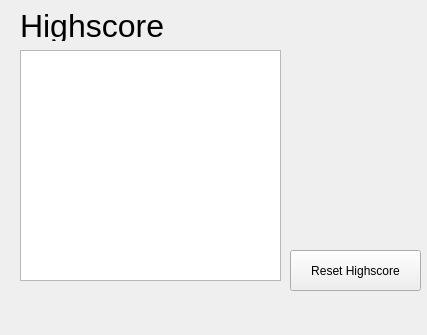
<?xml version="1.0" encoding="UTF-8"?>
<ui version="4.0">
 <class>Highscore</class>
 <widget class="QWidget" name="Highscore">
  <property name="geometry">
   <rect>
    <x>0</x>
    <y>0</y>
    <width>427</width>
    <height>335</height>
   </rect>
  </property>
  <property name="windowTitle">
   <string>Form</string>
  </property>
  <widget class="QListWidget" name="lwHighscore">
   <property name="geometry">
    <rect>
     <x>20</x>
     <y>50</y>
     <width>261</width>
     <height>231</height>
    </rect>
   </property>
  </widget>
  <widget class="QLabel" name="lblHighscore">
   <property name="geometry">
    <rect>
     <x>20</x>
     <y>10</y>
     <width>161</width>
     <height>31</height>
    </rect>
   </property>
   <property name="font">
    <font>
     <pointsize>24</pointsize>
    </font>
   </property>
   <property name="text">
    <string>Highscore</string>
   </property>
  </widget>
  <widget class="QPushButton" name="pushButton">
   <property name="geometry">
    <rect>
     <x>290</x>
     <y>250</y>
     <width>131</width>
     <height>41</height>
    </rect>
   </property>
   <property name="text">
    <string>Reset Highscore</string>
   </property>
  </widget>
 </widget>
 <resources/>
 <connections/>
</ui>
